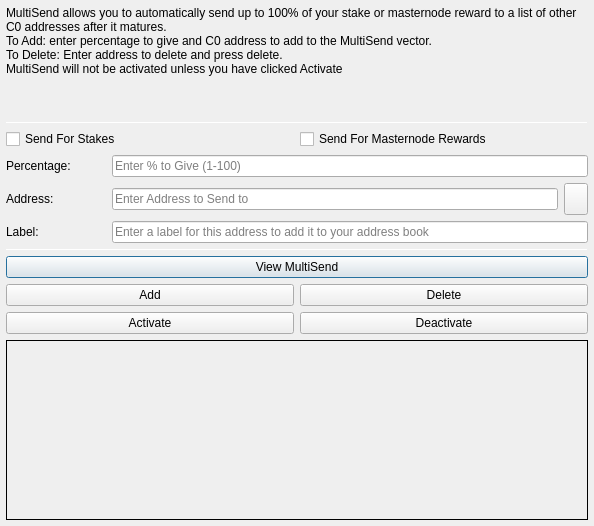
<?xml version="1.0" encoding="UTF-8"?>
<ui version="4.0">
 <class>MultiSendDialog</class>
 <widget class="QDialog" name="MultiSendDialog">
  <property name="windowModality">
   <enum>Qt::NonModal</enum>
  </property>
  <property name="geometry">
   <rect>
    <x>0</x>
    <y>0</y>
    <width>594</width>
    <height>526</height>
   </rect>
  </property>
  <property name="windowTitle">
   <string>MultiSend</string>
  </property>
  <layout class="QVBoxLayout" name="verticalLayout" stretch="0">
   <property name="leftMargin">
    <number>6</number>
   </property>
   <property name="topMargin">
    <number>6</number>
   </property>
   <property name="rightMargin">
    <number>6</number>
   </property>
   <property name="bottomMargin">
    <number>6</number>
   </property>
   <item>
    <layout class="QVBoxLayout" name="verticalLayout_Main" stretch="1,1,1,0,1,1,1">
     <item>
      <widget class="QLabel" name="label_2">
       <property name="lineWidth">
        <number>1</number>
       </property>
       <property name="text">
        <string>MultiSend allows you to automatically send up to 100% of your stake or masternode reward to a list of other C0 addresses after it matures.
To Add: enter percentage to give and C0 address to add to the MultiSend vector.
To Delete: Enter address to delete and press delete.
MultiSend will not be activated unless you have clicked Activate</string>
       </property>
       <property name="alignment">
        <set>Qt::AlignLeading|Qt::AlignLeft|Qt::AlignTop</set>
       </property>
       <property name="wordWrap">
        <bool>true</bool>
       </property>
      </widget>
     </item>
     <item>
      <widget class="Line" name="line">
       <property name="minimumSize">
        <size>
         <width>0</width>
         <height>1</height>
        </size>
       </property>
       <property name="maximumSize">
        <size>
         <width>16777215</width>
         <height>1</height>
        </size>
       </property>
       <property name="orientation">
        <enum>Qt::Horizontal</enum>
       </property>
      </widget>
     </item>
     <item>
      <layout class="QVBoxLayout" name="verticalLayout_Settings">
       <item>
        <layout class="QHBoxLayout" name="horizontalLayout">
         <item>
          <widget class="QCheckBox" name="multiSendStakeCheckBox">
           <property name="text">
            <string>Send For Stakes</string>
           </property>
          </widget>
         </item>
         <item>
          <widget class="QCheckBox" name="multiSendMasternodeCheckBox">
           <property name="text">
            <string>Send For Masternode Rewards</string>
           </property>
          </widget>
         </item>
        </layout>
       </item>
       <item>
        <layout class="QHBoxLayout" name="horizontalLayout_6">
         <item>
          <widget class="QLabel" name="label">
           <property name="minimumSize">
            <size>
             <width>100</width>
             <height>0</height>
            </size>
           </property>
           <property name="toolTip">
            <string>Percentage of stake to send</string>
           </property>
           <property name="text">
            <string>Percentage:</string>
           </property>
          </widget>
         </item>
         <item>
          <widget class="QLineEdit" name="multiSendPercentEdit">
           <property name="toolTip">
            <string>Enter whole numbers 1 - 100</string>
           </property>
           <property name="placeholderText">
            <string>Enter % to Give (1-100)</string>
           </property>
          </widget>
         </item>
        </layout>
       </item>
       <item>
        <layout class="QHBoxLayout" name="horizontalLayout_7">
         <item>
          <widget class="QLabel" name="label_5">
           <property name="minimumSize">
            <size>
             <width>100</width>
             <height>0</height>
            </size>
           </property>
           <property name="toolTip">
            <string>Address to send portion of stake to</string>
           </property>
           <property name="text">
            <string>Address:</string>
           </property>
          </widget>
         </item>
         <item>
          <widget class="QLineEdit" name="multiSendAddressEdit">
           <property name="toolTip">
            <string/>
           </property>
           <property name="placeholderText">
            <string>Enter Address to Send to</string>
           </property>
          </widget>
         </item>
         <item>
          <widget class="QToolButton" name="addressBookButton">
           <property name="maximumSize">
            <size>
             <width>16777215</width>
             <height>32</height>
            </size>
           </property>
           <property name="toolTip">
            <string>Choose an address from the address book</string>
           </property>
           <property name="text">
            <string/>
           </property>
           <property name="icon">
            <iconset resource="../carbonzero.qrc">
             <normaloff>:/icons/address-book</normaloff>:/icons/address-book</iconset>
           </property>
           <property name="shortcut">
            <string>Alt+A</string>
           </property>
          </widget>
         </item>
        </layout>
       </item>
      </layout>
     </item>
     <item>
      <layout class="QHBoxLayout" name="horizontalLayout_3">
       <item>
        <widget class="QLabel" name="label_3">
         <property name="minimumSize">
          <size>
           <width>100</width>
           <height>0</height>
          </size>
         </property>
         <property name="text">
          <string>Label:</string>
         </property>
        </widget>
       </item>
       <item>
        <widget class="QLineEdit" name="labelAddressLabelEdit">
         <property name="placeholderText">
          <string>Enter a label for this address to add it to your address book</string>
         </property>
        </widget>
       </item>
      </layout>
     </item>
     <item>
      <widget class="Line" name="line_2">
       <property name="minimumSize">
        <size>
         <width>0</width>
         <height>1</height>
        </size>
       </property>
       <property name="maximumSize">
        <size>
         <width>16777215</width>
         <height>1</height>
        </size>
       </property>
       <property name="orientation">
        <enum>Qt::Horizontal</enum>
       </property>
      </widget>
     </item>
     <item>
      <layout class="QVBoxLayout" name="verticalLayout_Buttons">
       <item>
        <layout class="QHBoxLayout" name="horizontalLayout_4">
         <item>
          <widget class="QPushButton" name="viewButton">
           <property name="toolTip">
            <string/>
           </property>
           <property name="statusTip">
            <string>View MultiSend Vector</string>
           </property>
           <property name="text">
            <string>View MultiSend</string>
           </property>
          </widget>
         </item>
        </layout>
       </item>
       <item>
        <layout class="QHBoxLayout" name="horizontalLayout_2">
         <item>
          <widget class="QPushButton" name="addButton">
           <property name="toolTip">
            <string/>
           </property>
           <property name="statusTip">
            <string>Add to MultiSend Vector</string>
           </property>
           <property name="text">
            <string>Add</string>
           </property>
          </widget>
         </item>
         <item>
          <widget class="QPushButton" name="deleteButton">
           <property name="toolTip">
            <string/>
           </property>
           <property name="statusTip">
            <string>Delete Address From MultiSend Vector</string>
           </property>
           <property name="text">
            <string>Delete</string>
           </property>
          </widget>
         </item>
        </layout>
       </item>
       <item>
        <layout class="QHBoxLayout" name="horizontalLayout_5">
         <item>
          <widget class="QPushButton" name="activateButton">
           <property name="statusTip">
            <string>Activate MultiSend</string>
           </property>
           <property name="text">
            <string>Activate</string>
           </property>
          </widget>
         </item>
         <item>
          <widget class="QPushButton" name="disableButton">
           <property name="statusTip">
            <string>Deactivate MultiSend</string>
           </property>
           <property name="text">
            <string>Deactivate</string>
           </property>
          </widget>
         </item>
        </layout>
       </item>
      </layout>
     </item>
     <item>
      <widget class="QLabel" name="message">
       <property name="minimumSize">
        <size>
         <width>0</width>
         <height>180</height>
        </size>
       </property>
       <property name="frameShape">
        <enum>QFrame::Panel</enum>
       </property>
       <property name="frameShadow">
        <enum>QFrame::Plain</enum>
       </property>
       <property name="lineWidth">
        <number>1</number>
       </property>
       <property name="midLineWidth">
        <number>1</number>
       </property>
       <property name="text">
        <string/>
       </property>
       <property name="alignment">
        <set>Qt::AlignLeading|Qt::AlignLeft|Qt::AlignTop</set>
       </property>
       <property name="wordWrap">
        <bool>true</bool>
       </property>
      </widget>
     </item>
    </layout>
   </item>
  </layout>
 </widget>
 <resources>
  <include location="../carbonzero.qrc"/>
 </resources>
 <connections/>
</ui>
